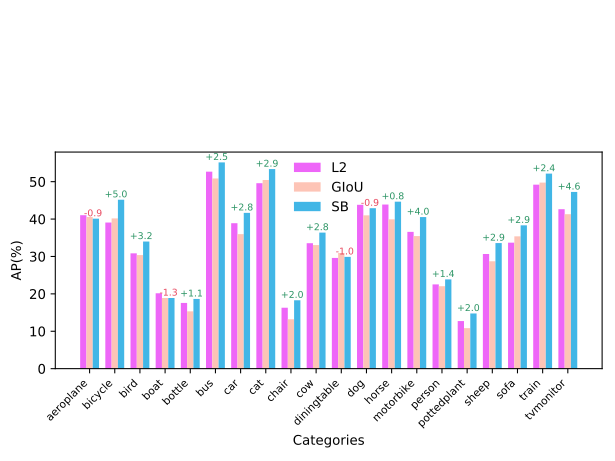

The Python source for this figure:
import matplotlib.pyplot as plt
import pandas as pd
import xlrd
import numpy as np
import matplotlib.image as mpimg
import pylab as pl
colors = ["#EE66F8", "#fdc4b6", "#41b6e6"]
text_colors = ['#2b9464', '#E7475E']


def get_cls_names(map_over_clss):
    names = []
    for i in map_over_clss:
        name, _ = i.split(':')
        names.append(name)
    return names


def get_cls_map(map_over_clss):
    map_ = []
    for i in map_over_clss:
        name, _ = i.split(':')
        _ = round(float(_) * 100, 2)
        map_.append(_)
    return map_


if __name__ == "__main__":

    clss_map_path = 'VOC_clss_map.xlsx'

    excel = xlrd.open_workbook(clss_map_path)  #打开数据

    excel.sheet_names()  # 获取excel里的工作表sheet名称数组
    sheet = excel.sheet_by_index(0)  #根据下标获取对应的sheet表
    loss_names = sheet.row_values(0)
    cls_map = []
    for i in range(3):
        map_over_clss = sheet.col_values(i)[1:]
        names = get_cls_names(map_over_clss)
        cls_map.append(get_cls_map(map_over_clss))

    bar_width = 0.5
    for i in range(3):
        x = np.arange(len(cls_map[i])) + bar_width * i
        for _ in range(len(x)):
            x[_]+=1*_
        plt.bar(x,
                cls_map[i],
                label=loss_names[i],
                fc=colors[i],
                width=bar_width,
                alpha=1)


    text = []
    for i in range(20):
        _ = []
        for j in range(2):
            _.append(cls_map[j][i])
        text.append(max(_))
    for i in range(20):
        _=text[i]
        __ = str(round(cls_map[2][i] - _,1))
        if cls_map[2][i]>_:
            text[i] = '+' + __
        else:
            text[i] = __


    for i in range(20):
        if '+' in text[i]:
            color=text_colors[0]
        else:
            color=text_colors[1]
        plt.text(x[i] +   bar_width,
                 cls_map[2][i] + 0.65,
                 text[i],
                 ha='right',
                 fontsize=7,
                 color=color)

    for _ in range(len(x)):
        x[_] -= bar_width

    # for i in range(len(names)):
    #     names[i]=''

    plt.xticks(x, names, rotation=45, fontsize=8, ha="right")
    plt.xlabel('Categories')
    plt.ylabel('AP(%)')

    # plt.title('VOC ')
    plt.legend(loc='upper center', bbox_to_anchor=(0.5, 1.01), frameon=False)
    plt.subplots_adjust(left=0.09, right=0.98, top=0.67, bottom=0.2)



    plt.savefig("cls-map.pdf", format="pdf")
    plt.savefig("cls-map.svg", format="svg")
    plt.show()